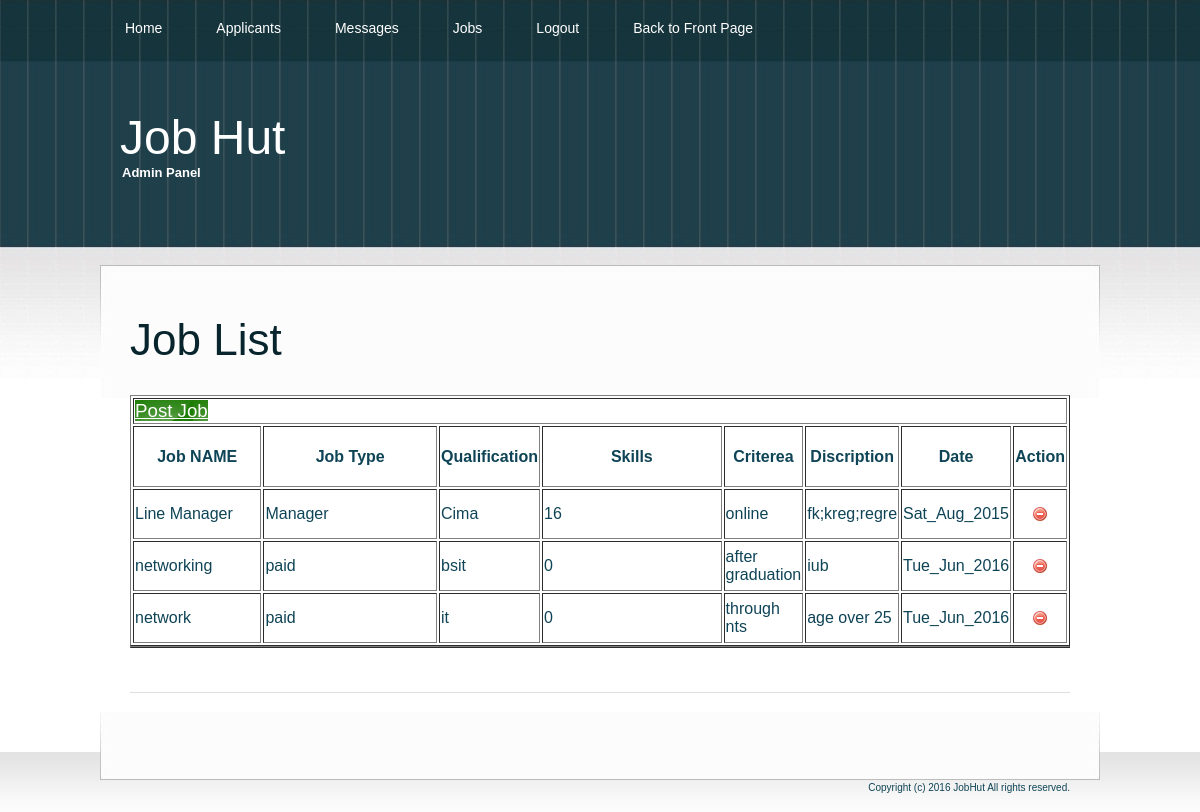
The app's page /admin/viewjobs.php (signed in) with its own data.
### tables this page shows
CREATE TABLE IF NOT EXISTS `job_detail` (
  `id` int(11) NOT NULL AUTO_INCREMENT,
  `job_name` varchar(100) NOT NULL,
  `job_type` varchar(100) NOT NULL,
  `Qualification` varchar(100) NOT NULL,
  `Nts_date` varchar(20) NOT NULL,
  `Skils` int(11) NOT NULL,
  `Creterea` varchar(100) NOT NULL,
  `discription` text NOT NULL,
  `emply_id` int(11) NOT NULL,
  PRIMARY KEY (`id`)
);

### admin/viewjobs.php (the view, shortened to what this page needs)
<html xmlns="http://www.w3.org/1999/xhtml">
<head>
<?php
include("includes/head.inc.php");
?>
</head>
<body>
<div id="header-wrapper">
	<div id="header">
	<div id="menu">
		<?php
		include("includes/menu.inc.php");
		?>
		</div>
	</div>
</div>
<div id="logo">
	<?php
	include("includes/logo.inc.php");
	?>
	</div>
<div id="wrapper">
	<div id="page">
		<div id="page-bgtop">
		<div class="post">
			<h1 class="title">Job List</h1><br>
			<div class="entry">
			<br>
			<table border="1" width="100%">
		<tr><td colspan="9"><h3><a style="background-image:url(images/moremneu.png); color:#FFF; font-family:Arial, Helvetica, sans-serif width:300px; height:100px;"   href="AddJobs.php">Post Job</a></h3></td></tr>
			<tr align="center">
    <td width="18%" height="61"><b> Job NAME</b></td>
   	<td width="28%"><b>Job Type</b></td>
    <td width="11%"><b>Qualification</b></td>
    <td width="31%"><b>Skills</b></td>
    <td width="8%"><b>Criterea</b></td>
       <td width="8%"><b>Discription</b></td>
          <td width="8%"><b>Date</b></td>
    <td width="5%"><b>Action</b></td>
			</tr>
			<?php
			require("../includes/connect.php");
			$q="select * from job_detail";
			$res=mysql_query($q,$link)or die("can not connect");
			while($row=mysql_fetch_assoc($res))
			{
				echo'
						<tr style="height:50px;">
						<td>
						'.$row['job_name'].'</td>
						<td>'.$row['job_type'].'</td>
						<td>'.$row['Qualification'].'</td>
						<td>'.$row['Skils'].'</a></center></td>
						<td>'.$row['Creterea'].'</a></center></td>
						<td>'.$row['discription'].'</a></center></td>
							<td>'.$row['Nts_date'].'</td>
						<td><center><a href="JobDel.php?cat='.$row['id'].'"><img src = "images/delete.png"></a></center></td>
						</tr>
				';
			}
			?>
			</table>
			<table border="1" width="100%">
			  </table>
			</div>
			<p class="meta"></p>
		</div>
	</div>
			<div style="clear: both;">&nbsp;</div>
		</div>
	</div>
<div id="footer-bgcontent">
	<div id="footer">
		<?php
		include("includes/footer.inc.php");
		?>
	</div>
</div>
</body>
</html>

### admin/includes/head.inc.php (shortened to what this page needs)
<link href="style.css" rel="stylesheet" type="text/css" media="screen" />

### admin/includes/menu.inc.php
<ul>
	<li><a href="index.php" class="first">Home</a></li>
	<li><a href="applicants.php">Applicants</a></li>
	<li><a href="query.php"> Messages</a></li>
             <li><a href="viewjobs.php">Jobs</a></li>
	<?php
	if(isset($_SESSION['status']))
	{
		echo '<li><a href="logout.php">Logout</a></li>';
	}
	?>
	<li><a href="../">Back to Front Page</a></li>
</ul>

### admin/includes/logo.inc.php
<h1><a href="index.php">Job Hut</a></h1>
<p>Admin Panel</p>

### admin/includes/footer.inc.php
<p>Copyright (c) 2016 JobHut All rights reserved.</p>

### admin/style.css (style rules this page uses)
body { margin: 0px; padding: 0; background: url(images/img01.jpg) repeat-x left top; font-family: Arial, Helvetica, sans-serif; font-size: 12px; color: #0E4456; }
h1, h2, h3 { margin: 0; font-weight: normal; color: #08252E; }
h1 { font-size: 44px; }
p, ul, ol { margin-top: 0; line-height: 220%; text-align: justify; }
a { color: #842946; }
a img { border: none; }
#wrapper { margin: 0px; padding: 30px 0px 0px 0px; }
#header-wrapper { margin: 0px; padding: 0px; }
#header { width: 1000px; height: 60px; margin: 0 auto; }
#menu { float: left; width: 690px; height: 60px; }
#menu ul { margin: 0px; padding: 0px; list-style: none; line-height: normal; }
#menu li { display: block; float: left; }
#menu a { display: block; float: left; height: 40px; margin-right: 4px; padding: 20px 25px 0px 25px; text-decoration: none; font-family: Arial, Helvetica, sans-serif; font-size: 14px; color: #FFFFFF; }
#menu .first { background: none; }
#page { width: 1000px; margin: 0 auto; padding: 0px; background: url(images/img04.jpg) no-repeat left bottom; }
#page-bgtop { padding: 50px 30px 0px 30px; background: url(images/img05.jpg) no-repeat left top; }
#logo { width: 1000px; height: 175px; margin: 0 auto; }
#logo h1, #logo p { margin: 0px; line-height: normal; font-weight: normal; color: #FFFFFF; }
#logo p { padding-left: 22px; font-size: 13px; font-weight: bold; color: #FFFFFF; }
#logo h1 { padding-left: 20px; padding-top: 50px; font-size: 48px; }
#logo a { text-decoration: none; color: #FFFFFF; }
#logo h1 a { text-decoration: none; color: #FFFFFF; }
.post { margin-bottom: 45px; border-bottom: 1px solid #DFDFDF; }
.post .title { height: 30px; color: #08252E; }
.post .meta { margin-left: 2px; padding: 2px 30px 2px 16px; font-family: Arial, Helvetica, sans-serif; font-weight: normal; font-size: 10px; color: #66665E; }
.post .entry { padding: 10px 0 30px 0; }
#footer-bgcontent { margin: 0px; padding: 0px; height: 60px; background: url(images/img02.jpg) repeat-x left top; }
#footer { width: 1000px; height: 29px; margin: 0 auto; padding-top: 30px; background: url(images/img03.jpg) no-repeat left top; }
#footer p { margin: 0; padding-right: 30px; text-align: right; line-height: normal; font-size: 10px; }

### records on screen
job_detail: job_name "Line Manager", job_type "Manager", Qualification "Cima", Skils "16", Creterea "online", discription "fk;kreg;regre", Nts_date "Sat_Aug_2015"
job_detail: job_name "networking", job_type "paid", Qualification "bsit", Skils "0", Creterea "after graduation", discription "iub", Nts_date "Tue_Jun_2016"
job_detail: job_name "network", job_type "paid", Qualification "it", Skils "0", Creterea "through nts", discription "age over 25", Nts_date "Tue_Jun_2016"
